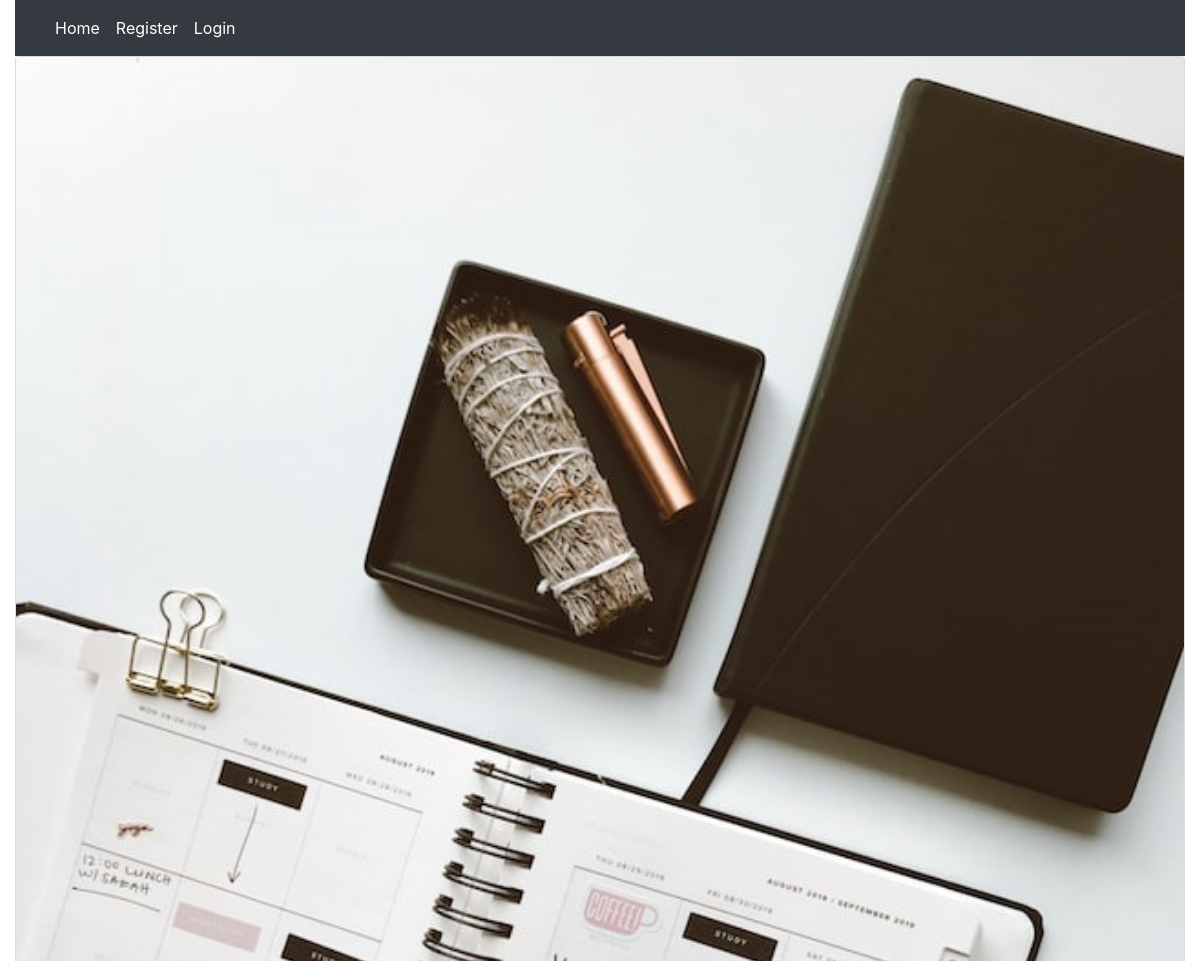
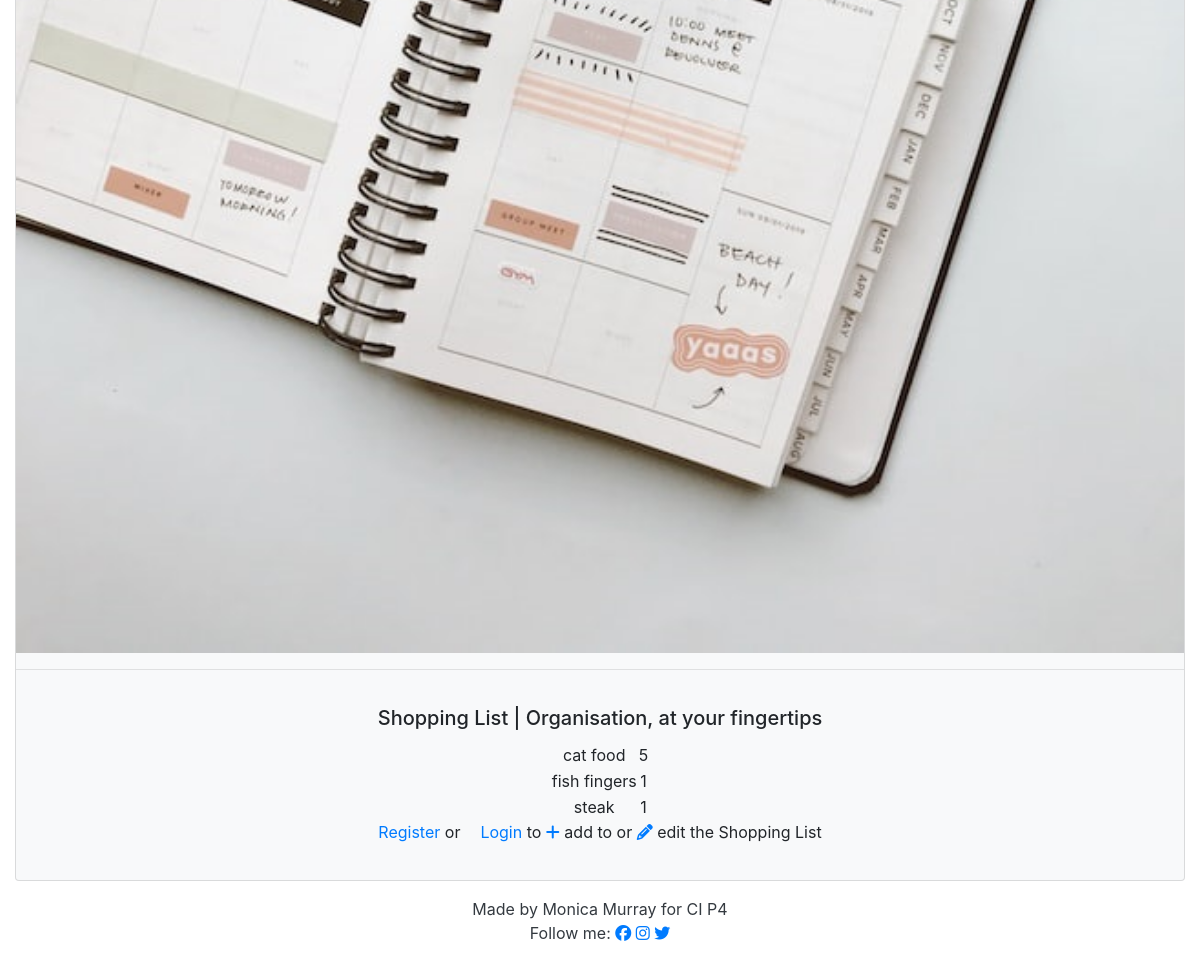
The page / on the database its author committed (2 pictures, top to bottom).
### list/models.py (models this page shows, shortened)
class Entry(models.Model):
    item_name = models.CharField(
        max_length=60, null=False, blank=False, unique=True)
    quantity = models.IntegerField(choices=QUANTITY_CHOICES)
    star = models.BooleanField(default=False)
    user = models.ForeignKey(User, on_delete=models.CASCADE)
    category = models.CharField(max_length=20, choices=CATEGORY_CHOICES)
    added_on = models.DateTimeField(auto_now_add=True)
    check_item_as_done = models.BooleanField(default=False)
    class Meta:
        ordering = ['-added_on']

### list/views.py (the view)
# urls.py: path('', views.EntryList.as_view(), name='home'),
class EntryList(generic.ListView):
    model = Entry
    queryset = Entry.objects.all()
    template_name = 'index.html'
    paginate_by = 3

### templates/index.html (shortened to what this page needs)
{% extends 'base.html' %}
{% block content %}
<div class="row justify-content-center">
    {% if user.is_authenticated %}
        <table >
            <th>
                    <td><a href="#"><i class="fa-solid fa-filter"></i></a></td>
                    <td><a href="add/"><i class="fa-solid fa-plus"></i></a></td>
                    <td></td>
                    <td><a href="#"><i class="fa-solid fa-star"></i></a></td>
                    <td><a href="#"><i class="fa-solid fa-square-check"></i></a></td>
            </th>
                <tr></tr>
                {% for entry in entry_list %}
                <tr>
                    {% if entry.check_item_as_done %}
                        <td><strike> {{ entry.item_name }} </strike></td>
                    {% else %}
                        <td> {{ entry.item_name }}</td>
                        <td>{{entry.quantity}}</td>
                        <td><a href="#"><i class="fa-solid fa-pencil"></i></a></td>
                        <td><a href="#"><i class="fa-solid fa-trash-can"></i></a></td>
                        <td><a href="#"><i class="fa-regular fa-square"></i></a></td>
                    {% endif %}
                </tr>
                {% endfor %}
        </table>
    {% else %}
        <table >
                {% for entry in entry_list %}
                    <tr>
                            <td> {{ entry.item_name }}</td>
                            <td>{{entry.quantity}}</td>
                    </tr>
                {% endfor %}
        </table>
</div>
        <div class="row justify-content-center">
            <p><a href="{% url 'account_signup' %}" class="card-link">
                Register</a> or<a href="{% url 'account_login' %}" class="card-link">Login</a> to <a href="#"><i class="fa-solid fa-plus"></i></a>
                add to or <a href="#"><i class="fa-solid fa-pencil"></i></a> edit the Shopping List
            </p>
        </div>
    {% endif %}
</div>
{% endblock %}

### rows shown on the page
Entry: item_name "cat food", quantity "5"
Entry: item_name "fish fingers", quantity "1"
Entry: item_name "steak", quantity "1"
